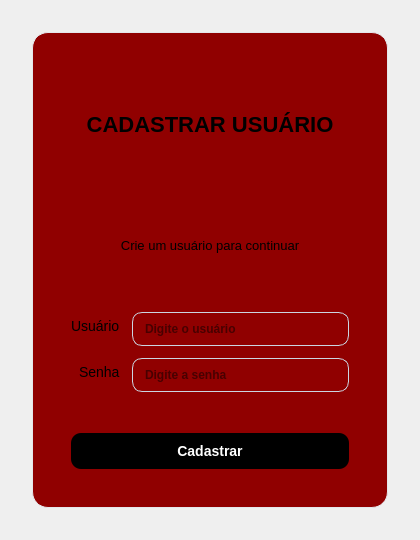
<?xml version="1.0" encoding="UTF-8"?>
<ui version="4.0">
 <class>login</class>
 <widget class="QWidget" name="login">
  <property name="geometry">
   <rect>
    <x>0</x>
    <y>0</y>
    <width>420</width>
    <height>540</height>
   </rect>
  </property>
  <property name="windowTitle">
   <string>Login</string>
  </property>
  <property name="styleSheet">
   <string notr="true">
QWidget#login {
    background: qlineargradient(
        x1:0, y1:0, x2:1, y2:1,
        stop:0 #eceff4, stop:1 #d8dee9
    );
    font-family: &quot;Segoe UI&quot;, Arial;
}

/* ----- CARD ----- */
QFrame#card {
    background: rgba(255,255,255,0.90);
    border-radius: 16px;
    border: 1px solid #e5e7eb;
    padding: 18px;
}

/* ----- TEXTOS ----- */
QLabel#lblTitulo {
    font-size: 22px;
    font-weight: 700;
    color: #1f2937;
}
QLabel#lblSubtitulo {
    font-size: 13px;
    color: #6b7280;
}
QLabel {
    font-size: 14px;
    color: #374151;
}

/* ----- CAMPOS INPUT ----- */
QLineEdit {
    background: #ffffff;
    border-radius: 10px;
    border: 1px solid #cbd5e1;
    padding: 8px 10px;
}
QLineEdit:focus {
    border: 2px solid #4f46e5;
}

/* ----- BOTÕES ----- */
QPushButton {
    border-radius: 10px;
    padding: 10px;
    font-size: 14px;
    font-weight: 700;
}

/* Botão principal */
QPushButton#btnEntrar {
    background-color: #4f46e5;
    color: white;
}
QPushButton#btnEntrar:hover {
    background-color: #4338ca;
}
QPushButton#btnEntrar:pressed {
    background-color: #372fbd;
}
   </string>
  </property>
  <layout class="QVBoxLayout" name="mainLayout">
   <property name="spacing">
    <number>20</number>
   </property>
   <property name="leftMargin">
    <number>32</number>
   </property>
   <property name="topMargin">
    <number>32</number>
   </property>
   <property name="rightMargin">
    <number>32</number>
   </property>
   <property name="bottomMargin">
    <number>32</number>
   </property>
   <item>
    <widget class="QFrame" name="card">
     <property name="styleSheet">
      <string notr="true">background-color: rgb(144, 0, 0);</string>
     </property>
     <property name="frameShape">
      <enum>QFrame::NoFrame</enum>
     </property>
     <layout class="QVBoxLayout" name="cardLayout">
      <property name="spacing">
       <number>14</number>
      </property>
      <property name="leftMargin">
       <number>20</number>
      </property>
      <property name="topMargin">
       <number>20</number>
      </property>
      <property name="rightMargin">
       <number>20</number>
      </property>
      <property name="bottomMargin">
       <number>20</number>
      </property>
      <item>
       <widget class="QLabel" name="lblTitulo">
        <property name="styleSheet">
         <string notr="true">color: rgb(0, 0, 0);</string>
        </property>
        <property name="text">
         <string>CADASTRAR USUÁRIO</string>
        </property>
        <property name="alignment">
         <set>Qt::AlignCenter</set>
        </property>
       </widget>
      </item>
      <item>
       <widget class="QLabel" name="lblSubtitulo">
        <property name="styleSheet">
         <string notr="true">color: rgb(0, 0, 0);</string>
        </property>
        <property name="text">
         <string>Crie um usuário para continuar</string>
        </property>
        <property name="alignment">
         <set>Qt::AlignCenter</set>
        </property>
       </widget>
      </item>
      <item>
       <layout class="QFormLayout" name="formLayout">
        <property name="labelAlignment">
         <set>Qt::AlignRight|Qt::AlignTrailing|Qt::AlignVCenter</set>
        </property>
        <property name="horizontalSpacing">
         <number>12</number>
        </property>
        <property name="verticalSpacing">
         <number>12</number>
        </property>
        <item row="0" column="0">
         <widget class="QLabel" name="lblUsuario">
          <property name="styleSheet">
           <string notr="true">color: rgb(0, 0, 0);</string>
          </property>
          <property name="text">
           <string>Usuário</string>
          </property>
         </widget>
        </item>
        <item row="0" column="1">
         <widget class="QLineEdit" name="lineEdit">
          <property name="font">
           <font>
            <pointsize>9</pointsize>
            <weight>75</weight>
            <bold>true</bold>
           </font>
          </property>
          <property name="placeholderText">
           <string>Digite o usuário</string>
          </property>
         </widget>
        </item>
        <item row="1" column="0">
         <widget class="QLabel" name="lblSenha">
          <property name="styleSheet">
           <string notr="true">color: rgb(0, 0, 0);</string>
          </property>
          <property name="text">
           <string>Senha</string>
          </property>
         </widget>
        </item>
        <item row="1" column="1">
         <widget class="QLineEdit" name="lineEdit_2">
          <property name="font">
           <font>
            <pointsize>9</pointsize>
            <weight>75</weight>
            <bold>true</bold>
           </font>
          </property>
          <property name="styleSheet">
           <string notr="true">color: rgb(0, 0, 0);</string>
          </property>
          <property name="echoMode">
           <enum>QLineEdit::Password</enum>
          </property>
          <property name="placeholderText">
           <string>Digite a senha</string>
          </property>
         </widget>
        </item>
       </layout>
      </item>
      <item>
       <widget class="QPushButton" name="btnEntrar">
        <property name="styleSheet">
         <string notr="true">background-color: rgb(0, 0, 0);</string>
        </property>
        <property name="text">
         <string>Cadastrar</string>
        </property>
       </widget>
      </item>
     </layout>
    </widget>
   </item>
  </layout>
 </widget>
 <resources/>
 <connections/>
</ui>
